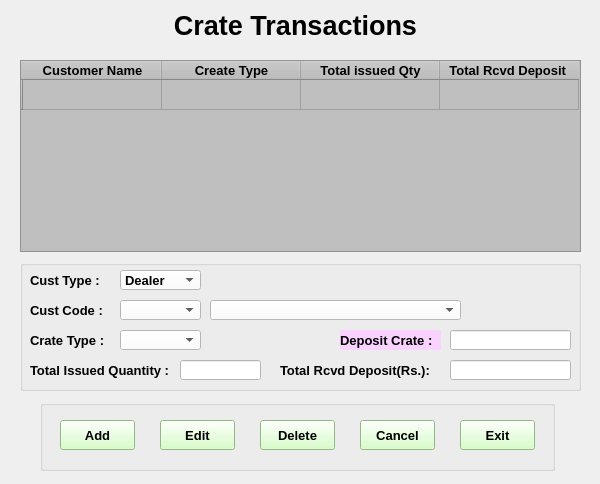
<?xml version="1.0" encoding="UTF-8"?>
<ui version="4.0">
 <class>Crate_Transactions</class>
 <widget class="QWidget" name="Crate_Transactions">
  <property name="geometry">
   <rect>
    <x>0</x>
    <y>0</y>
    <width>600</width>
    <height>484</height>
   </rect>
  </property>
  <property name="font">
   <font>
    <pointsize>10</pointsize>
   </font>
  </property>
  <property name="windowTitle">
   <string>Crate_Transactions</string>
  </property>
  <property name="styleSheet">
   <string notr="true">background-color: rgb(215, 187, 255);

QGroupBox { 
	

     border: 1px solid black; 
     border-radius: 3px; 
}

</string>
  </property>
  <widget class="QTableWidget" name="Transactions_Table">
   <property name="geometry">
    <rect>
     <x>20</x>
     <y>60</y>
     <width>561</width>
     <height>192</height>
    </rect>
   </property>
   <property name="font">
    <font>
     <pointsize>10</pointsize>
     <weight>75</weight>
     <bold>true</bold>
    </font>
   </property>
   <property name="styleSheet">
    <string notr="true">background-color: rgb(191, 191, 191);</string>
   </property>
   <attribute name="horizontalHeaderCascadingSectionResizes">
    <bool>false</bool>
   </attribute>
   <attribute name="horizontalHeaderDefaultSectionSize">
    <number>139</number>
   </attribute>
   <row>
    <property name="text">
     <string/>
    </property>
   </row>
   <column>
    <property name="text">
     <string>Customer Name</string>
    </property>
    <property name="font">
     <font>
      <pointsize>10</pointsize>
      <weight>75</weight>
      <bold>true</bold>
     </font>
    </property>
   </column>
   <column>
    <property name="text">
     <string>Create Type</string>
    </property>
    <property name="font">
     <font>
      <pointsize>10</pointsize>
      <weight>75</weight>
      <bold>true</bold>
     </font>
    </property>
   </column>
   <column>
    <property name="text">
     <string>Total issued Qty</string>
    </property>
    <property name="font">
     <font>
      <pointsize>10</pointsize>
      <weight>75</weight>
      <bold>true</bold>
     </font>
    </property>
   </column>
   <column>
    <property name="text">
     <string>Total Rcvd Deposit </string>
    </property>
    <property name="font">
     <font>
      <pointsize>10</pointsize>
      <weight>75</weight>
      <bold>true</bold>
     </font>
    </property>
   </column>
  </widget>
  <widget class="QGroupBox" name="create_transactions_detail_grpbox">
   <property name="geometry">
    <rect>
     <x>20</x>
     <y>260</y>
     <width>561</width>
     <height>131</height>
    </rect>
   </property>
   <property name="font">
    <font>
     <pointsize>10</pointsize>
    </font>
   </property>
   <property name="styleSheet">
    <string notr="true">

QGroupBox
{
border:1px solid Black;
};
background-color: rgb(240, 255, 252);
background-color: rgb(250, 210, 255);</string>
   </property>
   <property name="title">
    <string/>
   </property>
   <widget class="QLabel" name="Cust_Type_label">
    <property name="geometry">
     <rect>
      <x>10</x>
      <y>10</y>
      <width>81</width>
      <height>20</height>
     </rect>
    </property>
    <property name="font">
     <font>
      <pointsize>10</pointsize>
      <weight>75</weight>
      <bold>true</bold>
     </font>
    </property>
    <property name="text">
     <string>Cust Type :</string>
    </property>
   </widget>
   <widget class="QLabel" name="Cust_code_label">
    <property name="geometry">
     <rect>
      <x>10</x>
      <y>40</y>
      <width>81</width>
      <height>20</height>
     </rect>
    </property>
    <property name="font">
     <font>
      <pointsize>10</pointsize>
      <weight>75</weight>
      <bold>true</bold>
     </font>
    </property>
    <property name="text">
     <string>Cust Code :</string>
    </property>
   </widget>
   <widget class="QLabel" name="Crate_Type_label">
    <property name="geometry">
     <rect>
      <x>10</x>
      <y>70</y>
      <width>81</width>
      <height>20</height>
     </rect>
    </property>
    <property name="font">
     <font>
      <pointsize>10</pointsize>
      <weight>75</weight>
      <bold>true</bold>
     </font>
    </property>
    <property name="text">
     <string>Crate Type :</string>
    </property>
   </widget>
   <widget class="QLabel" name="Total_Issued_Quantity_label">
    <property name="geometry">
     <rect>
      <x>10</x>
      <y>100</y>
      <width>151</width>
      <height>20</height>
     </rect>
    </property>
    <property name="font">
     <font>
      <pointsize>10</pointsize>
      <weight>75</weight>
      <bold>true</bold>
     </font>
    </property>
    <property name="text">
     <string>Total Issued Quantity :</string>
    </property>
   </widget>
   <widget class="QComboBox" name="Cust_code_combo">
    <property name="geometry">
     <rect>
      <x>100</x>
      <y>40</y>
      <width>81</width>
      <height>20</height>
     </rect>
    </property>
    <property name="font">
     <font>
      <pointsize>10</pointsize>
     </font>
    </property>
    <property name="styleSheet">
     <string notr="true">background-color: rgb(255, 255, 255);</string>
    </property>
   </widget>
   <widget class="QComboBox" name="Cust_code_combo2">
    <property name="geometry">
     <rect>
      <x>190</x>
      <y>40</y>
      <width>251</width>
      <height>20</height>
     </rect>
    </property>
    <property name="font">
     <font>
      <pointsize>10</pointsize>
     </font>
    </property>
    <property name="styleSheet">
     <string notr="true">background-color: rgb(255, 255, 255);</string>
    </property>
   </widget>
   <widget class="QComboBox" name="Crate_type_combo">
    <property name="geometry">
     <rect>
      <x>100</x>
      <y>70</y>
      <width>81</width>
      <height>20</height>
     </rect>
    </property>
    <property name="font">
     <font>
      <pointsize>10</pointsize>
     </font>
    </property>
    <property name="styleSheet">
     <string notr="true">background-color: rgb(255, 255, 255);</string>
    </property>
   </widget>
   <widget class="QLineEdit" name="Total_issued_quantity_txt">
    <property name="geometry">
     <rect>
      <x>160</x>
      <y>100</y>
      <width>81</width>
      <height>20</height>
     </rect>
    </property>
    <property name="font">
     <font>
      <pointsize>10</pointsize>
     </font>
    </property>
    <property name="styleSheet">
     <string notr="true">background-color: rgb(255, 255, 255);</string>
    </property>
   </widget>
   <widget class="QLabel" name="TotalRcvd_label">
    <property name="geometry">
     <rect>
      <x>260</x>
      <y>100</y>
      <width>161</width>
      <height>20</height>
     </rect>
    </property>
    <property name="font">
     <font>
      <pointsize>10</pointsize>
      <weight>75</weight>
      <bold>true</bold>
     </font>
    </property>
    <property name="text">
     <string>Total Rcvd Deposit(Rs.):</string>
    </property>
   </widget>
   <widget class="QLineEdit" name="Deposit_crate_txt">
    <property name="geometry">
     <rect>
      <x>430</x>
      <y>70</y>
      <width>121</width>
      <height>20</height>
     </rect>
    </property>
    <property name="font">
     <font>
      <pointsize>10</pointsize>
     </font>
    </property>
    <property name="styleSheet">
     <string notr="true">background-color: rgb(255, 255, 255);</string>
    </property>
   </widget>
   <widget class="QLineEdit" name="Total_Rcvd_deposit_txt">
    <property name="geometry">
     <rect>
      <x>430</x>
      <y>100</y>
      <width>121</width>
      <height>20</height>
     </rect>
    </property>
    <property name="font">
     <font>
      <pointsize>10</pointsize>
     </font>
    </property>
    <property name="styleSheet">
     <string notr="true">background-color: rgb(255, 255, 255);</string>
    </property>
   </widget>
   <widget class="QComboBox" name="Cust_code_combo_2">
    <property name="geometry">
     <rect>
      <x>100</x>
      <y>10</y>
      <width>81</width>
      <height>20</height>
     </rect>
    </property>
    <property name="font">
     <font>
      <pointsize>10</pointsize>
      <weight>75</weight>
      <bold>true</bold>
     </font>
    </property>
    <property name="styleSheet">
     <string notr="true">background-color: rgb(255, 255, 255);</string>
    </property>
    <item>
     <property name="text">
      <string>Dealer</string>
     </property>
    </item>
    <item>
     <property name="text">
      <string>Distributor</string>
     </property>
    </item>
   </widget>
  </widget>
  <widget class="QLabel" name="Deposit_Crate_label">
   <property name="geometry">
    <rect>
     <x>340</x>
     <y>330</y>
     <width>101</width>
     <height>20</height>
    </rect>
   </property>
   <property name="font">
    <font>
     <pointsize>10</pointsize>
     <weight>75</weight>
     <bold>true</bold>
    </font>
   </property>
   <property name="styleSheet">
    <string notr="true">background-color: rgb(250, 210, 255);</string>
   </property>
   <property name="text">
    <string>Deposit Crate :</string>
   </property>
  </widget>
  <widget class="QLabel" name="CrateTransactions_label">
   <property name="geometry">
    <rect>
     <x>140</x>
     <y>10</y>
     <width>311</width>
     <height>31</height>
    </rect>
   </property>
   <property name="font">
    <font>
     <pointsize>20</pointsize>
     <weight>75</weight>
     <bold>true</bold>
    </font>
   </property>
   <property name="text">
    <string>Crate Transactions</string>
   </property>
   <property name="alignment">
    <set>Qt::AlignCenter</set>
   </property>
  </widget>
  <widget class="QGroupBox" name="btn_grpbox">
   <property name="geometry">
    <rect>
     <x>40</x>
     <y>400</y>
     <width>515</width>
     <height>71</height>
    </rect>
   </property>
   <property name="font">
    <font>
     <pointsize>10</pointsize>
    </font>
   </property>
   <property name="styleSheet">
    <string notr="true">

QGroupBox
{
border:1px solid Black;
};

background-color: rgb(240, 255, 252);</string>
   </property>
   <property name="title">
    <string/>
   </property>
   <property name="alignment">
    <set>Qt::AlignCenter</set>
   </property>
   <widget class="QPushButton" name="Add_btn">
    <property name="geometry">
     <rect>
      <x>20</x>
      <y>20</y>
      <width>75</width>
      <height>30</height>
     </rect>
    </property>
    <property name="font">
     <font>
      <pointsize>10</pointsize>
      <weight>75</weight>
      <bold>true</bold>
     </font>
    </property>
    <property name="styleSheet">
     <string notr="true">background-color: rgb(204, 255, 185);</string>
    </property>
    <property name="text">
     <string>Add</string>
    </property>
   </widget>
   <widget class="QPushButton" name="Edit_btn">
    <property name="geometry">
     <rect>
      <x>120</x>
      <y>20</y>
      <width>75</width>
      <height>30</height>
     </rect>
    </property>
    <property name="font">
     <font>
      <pointsize>10</pointsize>
      <weight>75</weight>
      <bold>true</bold>
     </font>
    </property>
    <property name="styleSheet">
     <string notr="true">background-color: rgb(204, 255, 185);</string>
    </property>
    <property name="text">
     <string>Edit</string>
    </property>
   </widget>
   <widget class="QPushButton" name="Delete_btn">
    <property name="geometry">
     <rect>
      <x>220</x>
      <y>20</y>
      <width>75</width>
      <height>30</height>
     </rect>
    </property>
    <property name="font">
     <font>
      <pointsize>10</pointsize>
      <weight>75</weight>
      <bold>true</bold>
     </font>
    </property>
    <property name="styleSheet">
     <string notr="true">background-color: rgb(204, 255, 185);</string>
    </property>
    <property name="text">
     <string>Delete</string>
    </property>
   </widget>
   <widget class="QPushButton" name="Cancel_btn">
    <property name="geometry">
     <rect>
      <x>320</x>
      <y>20</y>
      <width>75</width>
      <height>30</height>
     </rect>
    </property>
    <property name="font">
     <font>
      <pointsize>10</pointsize>
      <weight>75</weight>
      <bold>true</bold>
     </font>
    </property>
    <property name="styleSheet">
     <string notr="true">background-color: rgb(204, 255, 185);</string>
    </property>
    <property name="text">
     <string>Cancel</string>
    </property>
   </widget>
   <widget class="QPushButton" name="Exit_btn">
    <property name="geometry">
     <rect>
      <x>420</x>
      <y>20</y>
      <width>75</width>
      <height>30</height>
     </rect>
    </property>
    <property name="font">
     <font>
      <pointsize>10</pointsize>
      <weight>75</weight>
      <bold>true</bold>
     </font>
    </property>
    <property name="styleSheet">
     <string notr="true">background-color: rgb(204, 255, 185);</string>
    </property>
    <property name="text">
     <string>Exit</string>
    </property>
   </widget>
  </widget>
 </widget>
 <resources/>
 <connections/>
</ui>
